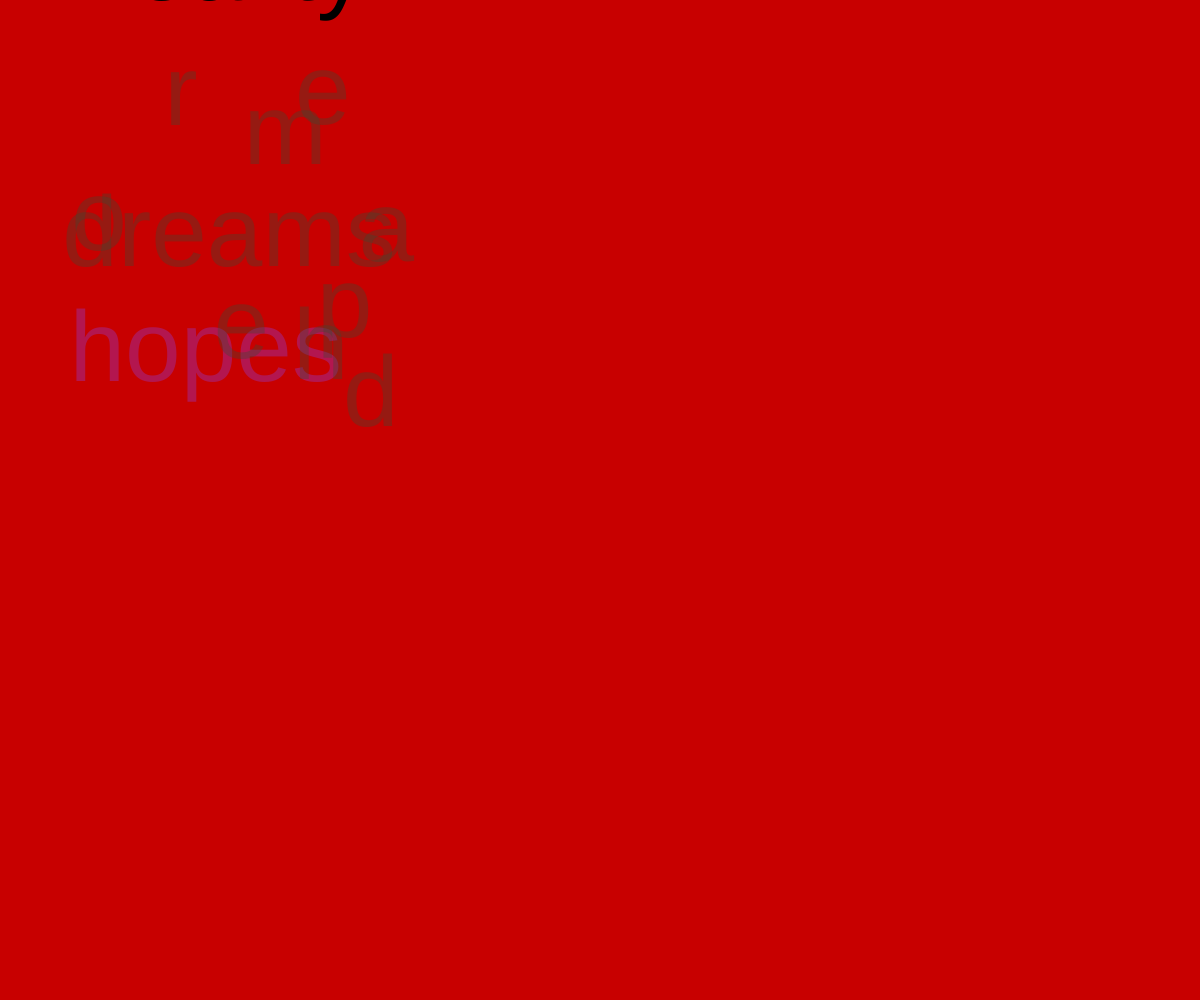
Frame 1 (no input)
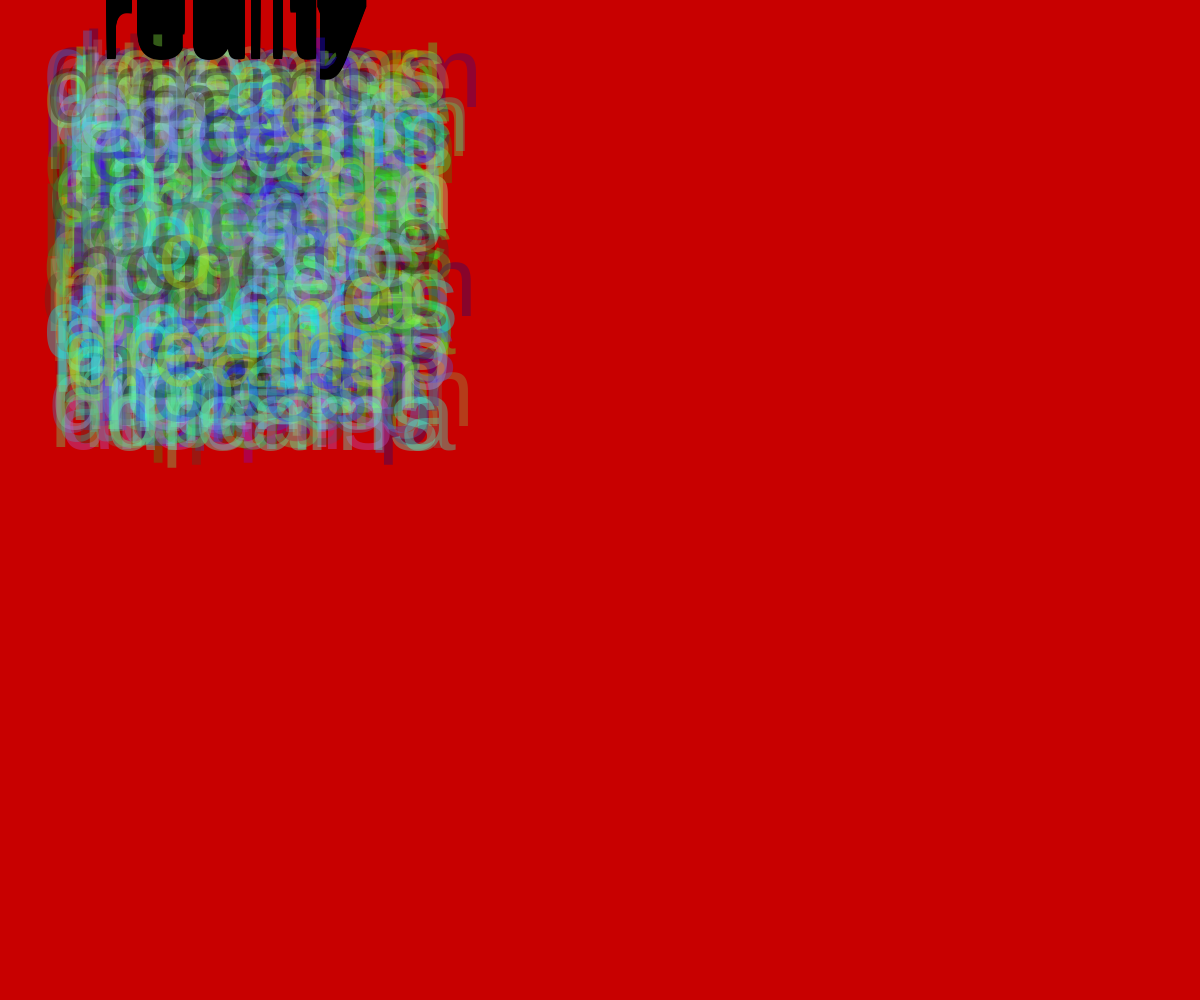
Frame 60 (no input)
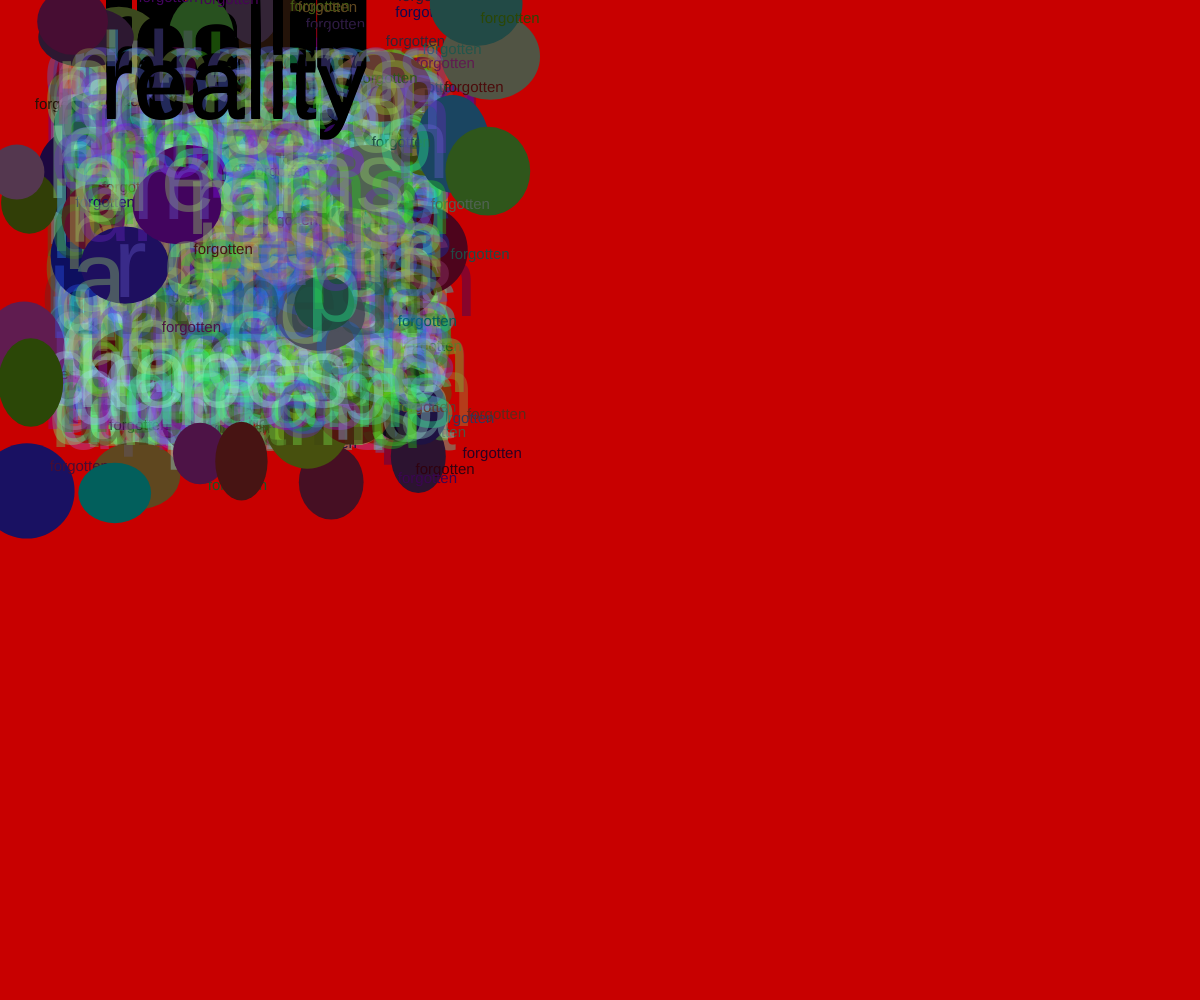
Frame 120 (the mouse pressed at the canvas centre since frame 60)

The p5.js sketch that drew these frames (run headless with seeded random() and noise() and a simulated clock; from frame 60 on, the mouse is pressed at the canvas centre):

// p5.js sketch
// ── sketch.js
var x=100;
var y=0;

function setup() {
  createCanvas(windowWidth, windowHeight);
  background(200,0,0);
  frameRate(50);
}

function draw() {
  fill(random(0,200),random(0,300),random(0,300),90);
  textSize(100)
  
  text("hopes",random(40,125),random(100,450));
    fill(random(0,200),random(0,300),random(0,300),90);

  text("dreams",random(40,125),random(100,450));
  text("h",random(50,400),random(100,450));
  text("o",random(50,400),random(100,450));
  text("p",random(50,400),random(100,450));
  text("e",random(50,400),random(100,450));
  text("d",random(50,400),random(100,450));
  text("r",random(50,400),random(100,450));
  text("e",random(50,400),random(100,450));
  text("a",random(50,400),random(100,450))
  text("m",random(50,400),random(100,450));
  fill(0,0,0)
  text("reality",x,y);

  y+=1;
  if (y>500===true){
  	y=100;
  }
  noStroke();
  if (mouseIsPressed===true){
  	fill(random(100,0),random(100,0),random(100,0));
  ellipse(random(0,500),random(0,500),random(50,100),random(50,100));
  textSize(15);
  text("forgotten",random(0,500),random(0,500));
  }
  
}

function windowResized() {
  resizeCanvas(windowWidth,windowHeight)
}
